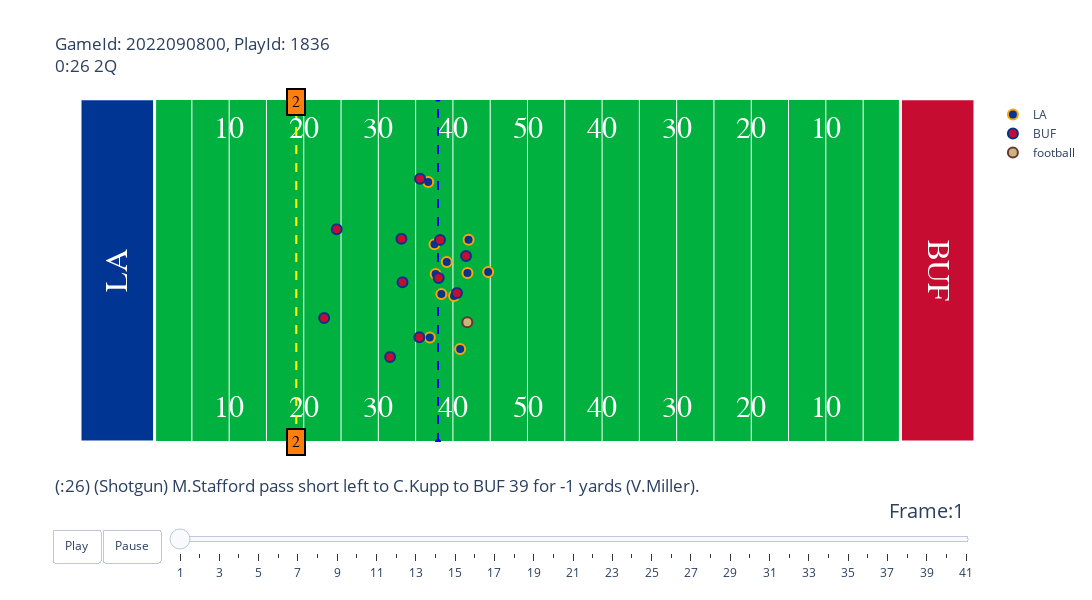
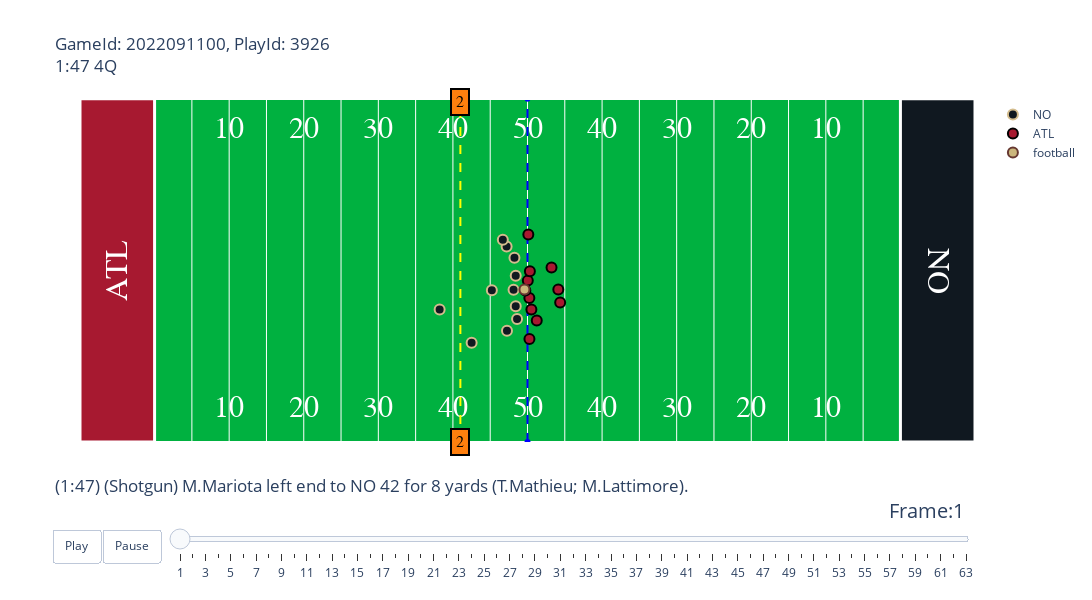
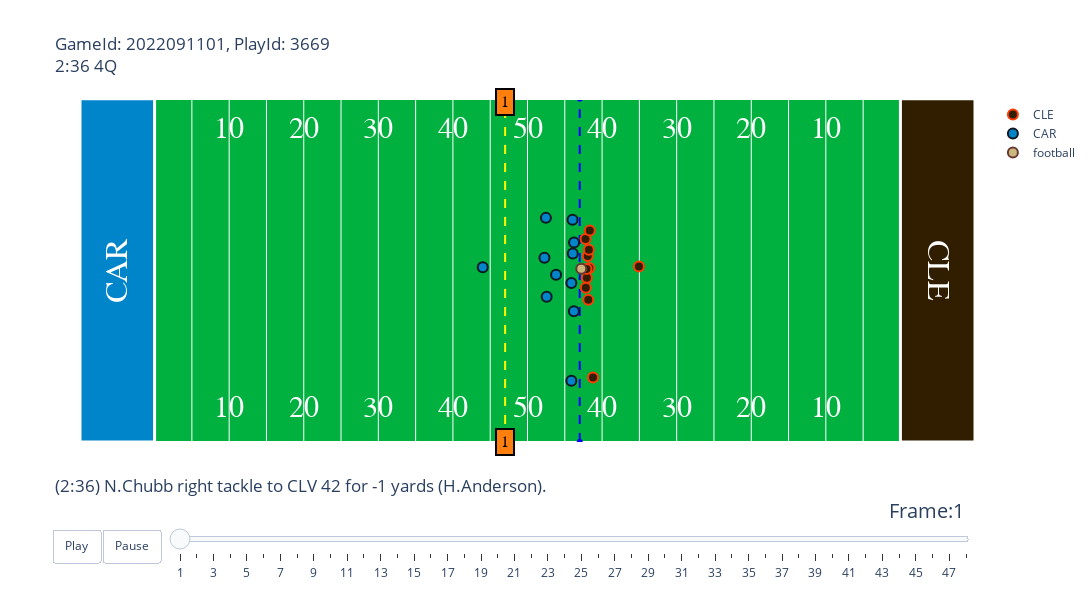
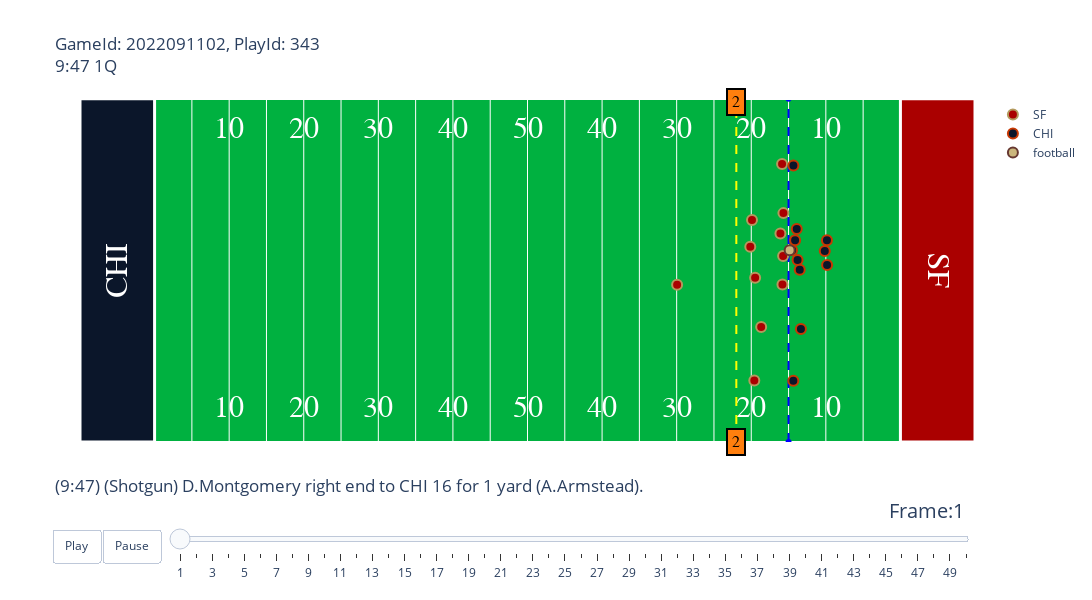

The notebook cell these images were saved under, in order:
### Code cell
#Select random plays from 5 games
import random
for gameId in week1.gameId.unique()[0:5].tolist():
    plays_list = week1[week1.gameId==gameId].playId.unique().tolist()
    playId = random.choice(plays_list)
    animate_play(games,week1,plays,players,gameId,playId).show()
